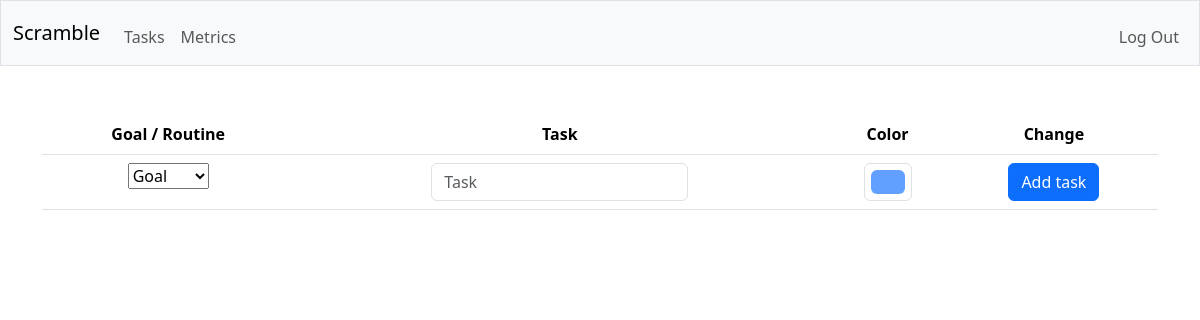
Before: /tasks (signed in) with the older database file.
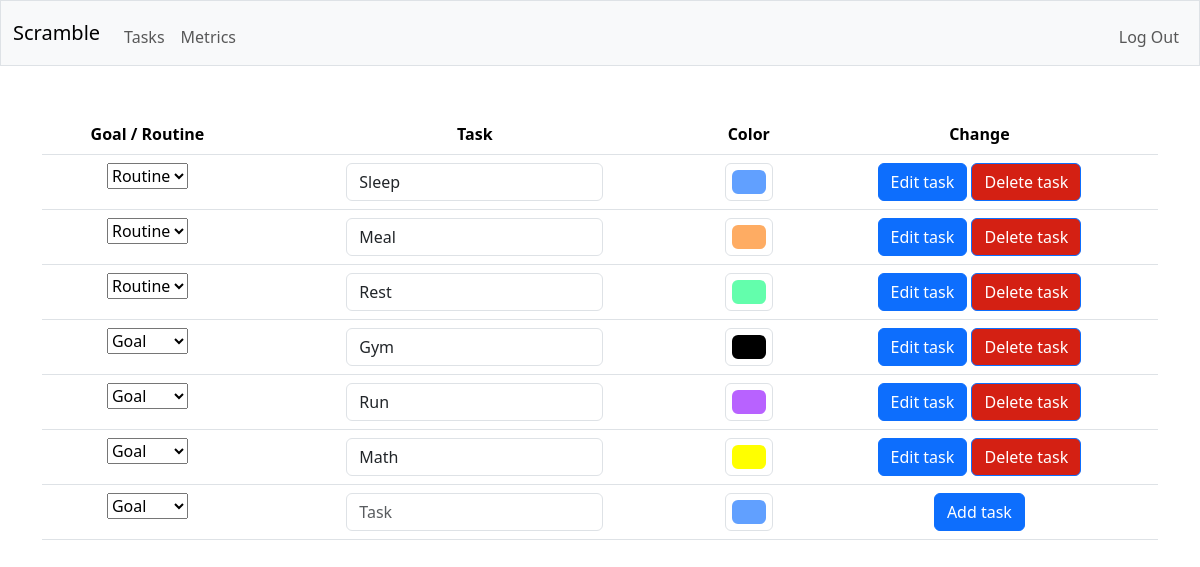
After: the same page with the newer database file.
### tables this page shows
CREATE TABLE tasks (
    user_id INTEGER NOT NULL,
    task_id INTEGER PRIMARY KEY AUTOINCREMENT NOT NULL,
    name TEXT NOT NULL,
    color TEXT NOT NULL,
    fixed TEXT NOT NULL default "not_fixed"
);

### app.py (the view, shortened to what this page needs)
@app.route("/tasks", methods=["GET", "POST"])
@login_required
def tasks():
    if request.method == "GET":
        user_tasks = db.execute("SELECT * FROM tasks WHERE user_id = ?", session['user_id'])
        tasks = []
        for row in user_tasks:
            task = {}
            task['task_id'] = row['task_id']
            task['name'] = row['name']
            task['color'] = row['color']
            task['fixed'] = row['fixed']
            tasks.append(task)
        return render_template("tasks.html", tasks=tasks)

### helpers.py (called while the page is built)
def login_required(f):
    @wraps(f)
    def decorated_function(*args, **kwargs):
        if session.get("user_id") is None:
            return redirect("/login")
        return f(*args, **kwargs)
    return decorated_function

### templates/tasks.html (shortened to what this page needs)
{% extends "layout.html" %}
{% block main %}
    <table class="table">
        <tr>
            <th>Goal / Routine</th>
            <th>Task</th>
            <th>Color</th>
            <th>Change</th>
        </tr>
    {% for task in tasks %}
        {% if task['name'] != '___NULL___'%}
        <tr>
            <form action="/tasks" method="post">
                <td>
                    <select name = "task_fixed">
                        <option value = "fixed" {% if task['fixed'] == "fixed" %}selected{% endif %}>Routine</option>
                        <option value = "not_fixed" {% if task['fixed'] == "not_fixed" %}selected{% endif %}>Goal</option>
                    </select>
                </td>
                <td><input autocomplete="off" autofocus class="form-control mx-auto w-auto" name="task_name" value="{{task['name']}}" type="text"></td>
                <td><input type="color" class="form-control form-control-color mx-auto" id="exampleColorInput" name="task_color" value="{{task['color']}}" title="Choose your color"></td>
                <td>
                    <button  class="btn btn-primary" name="action" value="edit" type="submit">Edit task</button>
                    <button  class="btn btn-primary" name="action" value="delete" type="submit" style="background-color: #d42013">Delete task</button>
                </td>
            </form>
        </tr>
        {% endif %}
    {% endfor %}
    <tr>
        <form action="/tasks" method="post">
            <td>
                <select name = "task_fixed">
                    <option value = "not_fixed" selected>Goal</option>
                </select>
            </td>
            <td><input autocomplete="off" autofocus class="form-control mx-auto w-auto" name="task_name" placeholder="Task" type="text"></td>
            <td><input type="color" class="form-control form-control-color mx-auto" id="exampleColorInput" name="task_color" value="#61a0ff" title="Choose your color"></td>
            <td><button  class="btn btn-primary" name="action" value="add" type="submit">Add task</button></td>
        </form>
    </tr>
    </table>
{% endblock %}

### templates/layout.html (shortened to what this page needs)
<!DOCTYPE html>
<html>
    <head>
        <link href="https://cdn.jsdelivr.net/npm/bootstrap@5.3.2/dist/css/bootstrap.min.css" rel="stylesheet">
        <link href="/static/style.css" rel="stylesheet">
    </head>
    <body>
        <nav class="bg-light border navbar navbar-expand-md navbar-light">
            <div class="container-fluid">
                <a class="navbar-brand" href="/"><span class="blue">Scramble</span></a>
                <div class="collapse navbar-collapse" id="navbar">
                    {% if session["user_id"] %}
                        <ul class="navbar-nav me-auto mt-2">
                            <li class="nav-item"><a class="nav-link" href="/tasks">Tasks</a></li>
                            <li class="nav-item"><a class="nav-link" href="/metrics">Metrics</a></li>
                        </ul>
                        <ul class="navbar-nav ms-auto mt-2">
                            <li class="nav-item"><a class="nav-link" href="/logout">Log Out</a></li>
                        </ul>
                    {% else %}
                        <ul class="navbar-nav ms-auto mt-2">
                            <li class="nav-item"><a class="nav-link" href="/register">Register</a></li>
                            <li class="nav-item"><a class="nav-link" href="/login">Log In</a></li>
                        </ul>
                    {% endif %}
                </div>
            </div>
        </nav>
        <main class="container py-5 text-center">
            {% block main %}{% endblock %}
        </main>
    </body>
</html>

Changed rows visible on the page:
added tasks: task_fixed "Routine", task_name "Sleep", task_color "#61a0ff"
added tasks: task_fixed "Routine", task_name "Meal", task_color "#feac63"
added tasks: task_fixed "Routine", task_name "Rest", task_color "#63feac"
added tasks: task_fixed "Goal", task_name "Gym", task_color "#000000"
added tasks: task_fixed "Goal", task_name "Run", task_color "#b862ff"
added tasks: task_fixed "Goal", task_name "Math", task_color "#ffff00"
